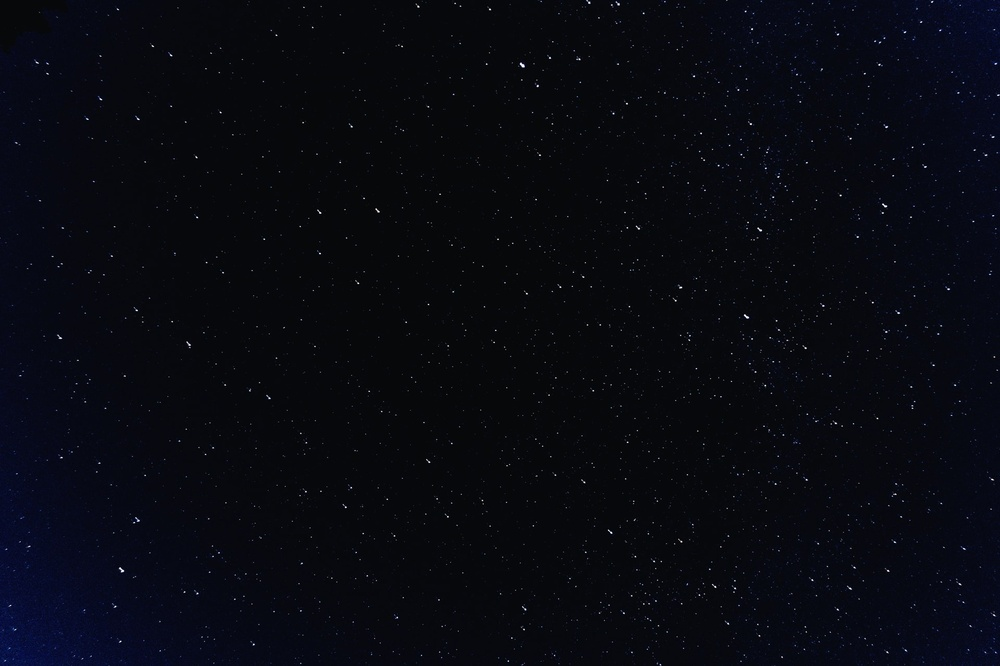
#> input picture OpenCV/yildiz.jpg, 1000 x 666 px, shrunk from 1920 x 1278 before the run
$ python Erode_dilation.py
#> lines starting #> are read from the running program, lines starting #| are printed output that depends on the picture
import cv2
import numpy as np

img = cv2.imread("yildiz.jpg")
#> img is the input picture: shape (666, 1000, 3); mean B, G, R 16.7, 9.3, 7.8
matris = np.ones((5, 5), np.uint8)

img_erode = cv2.erode(img, matris, iterations=1)
img_dilate = cv2.dilate(img, matris, iterations=1)
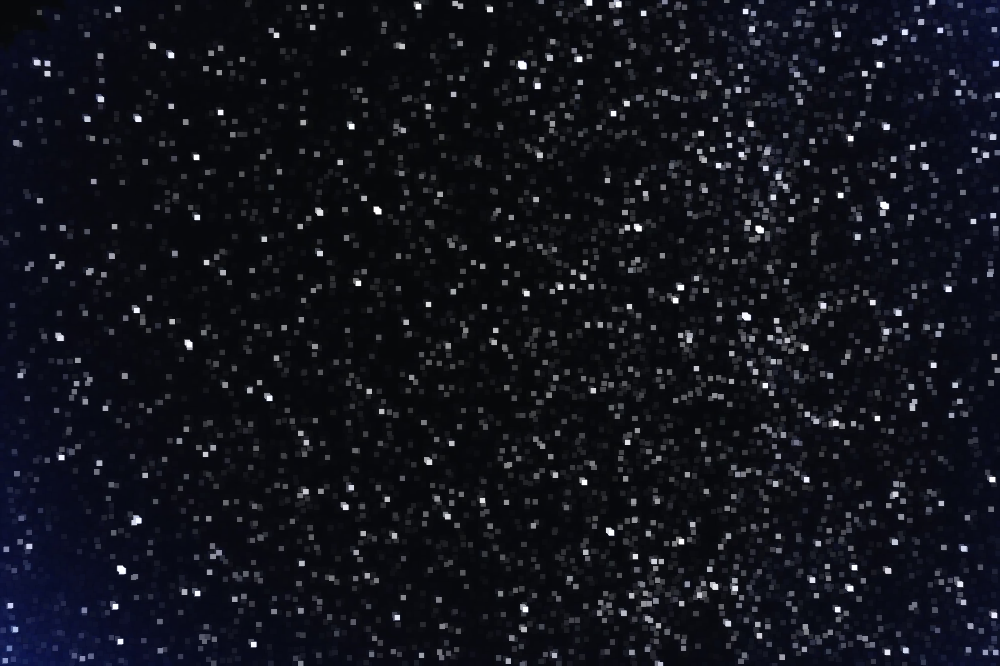
#> img_dilate: shape (666, 1000, 3); mean B, G, R 27.4, 19.5, 18
cv2.namedWindow('ilk',cv2.WINDOW_NORMAL)
cv2.namedWindow('Erode',cv2.WINDOW_NORMAL)
cv2.namedWindow('Dilate',cv2.WINDOW_NORMAL)
cv2.imshow('ilk', img)
cv2.imshow('Erode', img_erode)
cv2.imshow('Dilate', img_dilate)

cv2.waitKey(0)
cv2.destroyAllWindows()

#erode ön plandaki nesnenin kalınlığı veya boyutu azalır, görüntüdeki beyaz bölge azalır
#dilate görüntüdeki beyaz bölgeyi artırır kırık parçaların birleştirilmesinde de yararlıdır.
